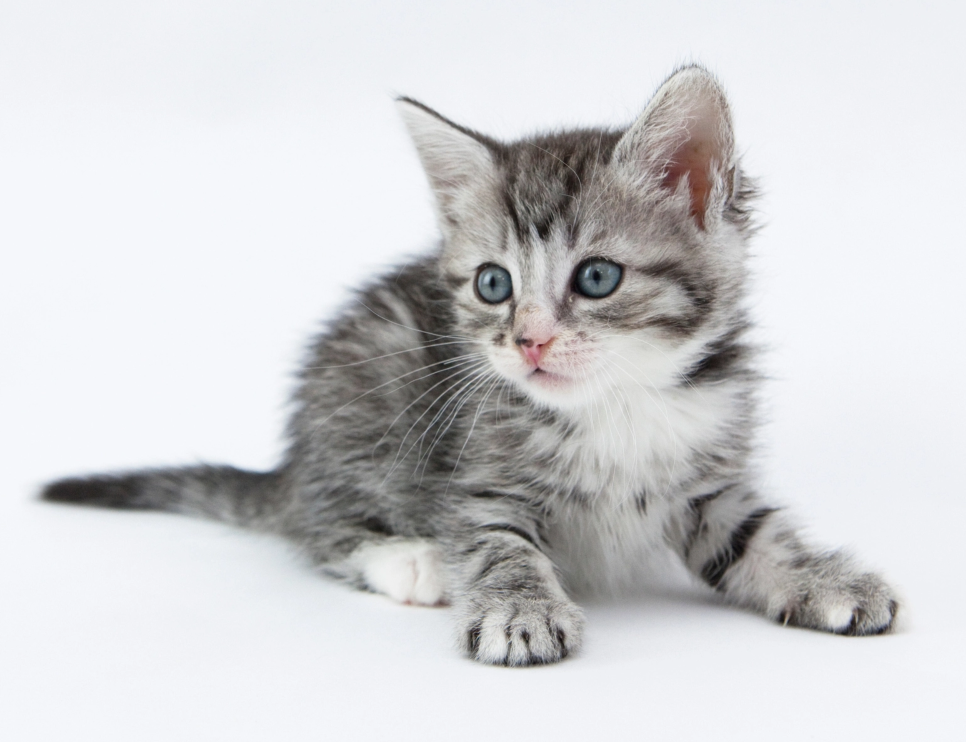
#> input picture day 6 lab/original.png, 1931 x 1484 px (shown at 1/2 size); the run also reads 1 picture not shown here
$ jupyter execute --allow-errors mainlab.ipynb
#> lines starting #> are read from the running program, lines starting #| are printed output that depends on the picture
[cell 1]
import cv2
import numpy as np
from matplotlib import pyplot as plt

#### Q1 load the following image and make red rectangle around face and write below rectangle “Cat” with yellow color.

[cell 2]
img=cv2.imread("original.png")
#> img is the input picture: shape (1484, 1931, 3); mean B, G, R 211.9, 209.9, 209.4
plt.imshow(img[:,:,::-1])
img=cv2.resize(img,None,fx=0.2,fy=0.2)
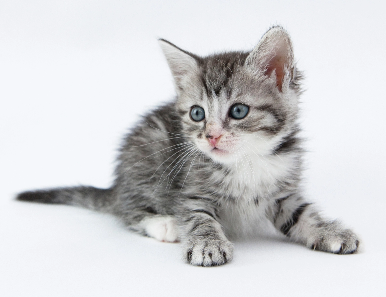
#> img: shape (297, 386, 3); mean B, G, R 212, 209.9, 209.5
cv2.rectangle(img,(0,0),(img.shape[1],img.shape[0]),(0,0,255),3)
cv2.putText(img,"Cat",(0,img.shape[0]-4),cv2.FONT_HERSHEY_COMPLEX_SMALL,2,(0,255,255),5)
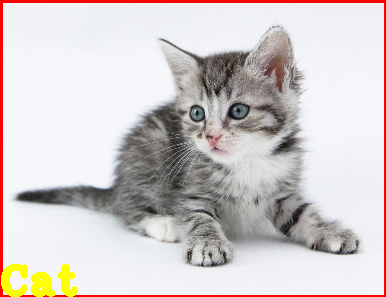
#> img: shape (297, 386, 3); mean B, G, R 201.9, 203.1, 210.1
cv2.imshow("image",img)
key=cv2.waitKey(0)
#> (key Esc is pressed here)
cv2.destroyAllWindows()

#### Q2 load the following image and apply sharpen filter. “write your observation”

[cell 3]
blurredimg=cv2.imread("blurred.png")
img=cv2.imread("original.png")
print(type(blurredimg))
#| <class 'numpy.ndarray'>
filterm=np.array([
    [-1,-1,-1],
    [-1,9,-1],
    [-1,-1,-1]
    ])
out=cv2.filter2D(blurredimg,-1,filterm)
plt.imshow(out[:,:,::-1])
f, axes = plt.subplots(1, 2, figsize=(25,15))
axes[0].imshow(blurredimg[:,:,::-1]), axes[0].set_title('original')
axes[1].imshow(out[:,:,::-1]), axes[1].set_title('out')
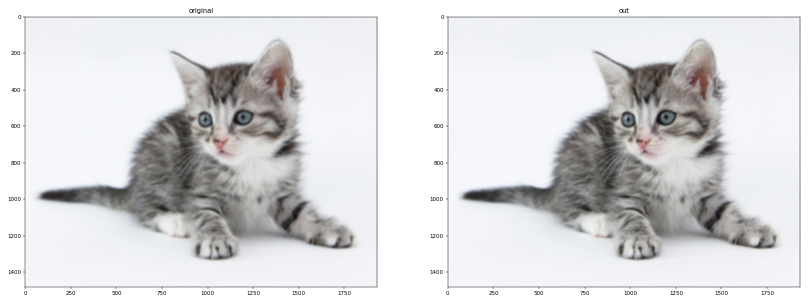
#> figure drawn by matplotlib, 2 panels

### Observation
****

##### its clear that colors are now clearer and easier to distinguish this is done by sharping the edges of the image

#### Q3 load the following image and apply blur filter “write your observation”

[cell 4]
blurredimg=cv2.imread("sharpen.png")
print(type(blurredimg))
#| <class 'NoneType'>
ker=11
filterm=np.array([
    [-1,-1,-1],
    [-1,9,-1],
    [-1,-1,-1]
    ])
#> (the rest of this cell did not finish here and is left out)
